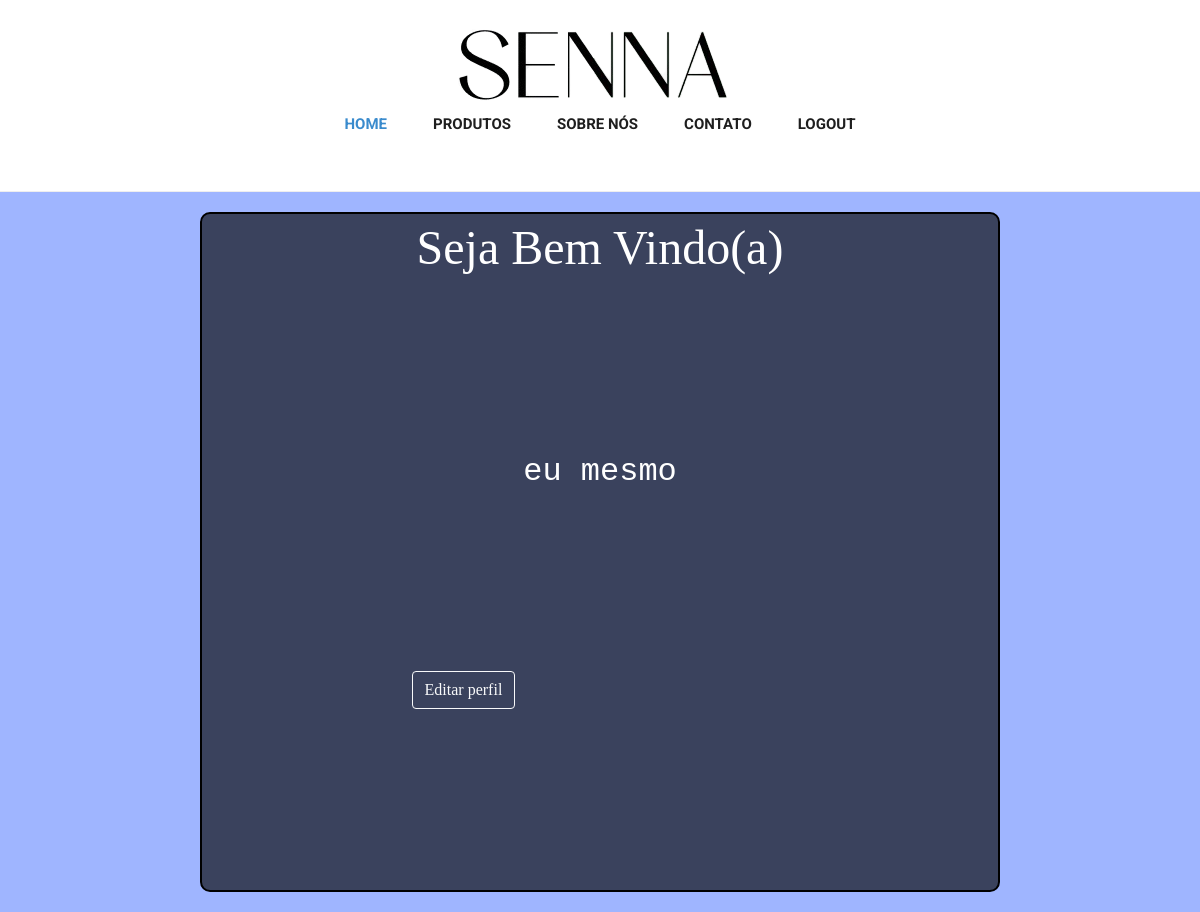
/perfil.php (signed in), run on an earlier commit of the app's database.
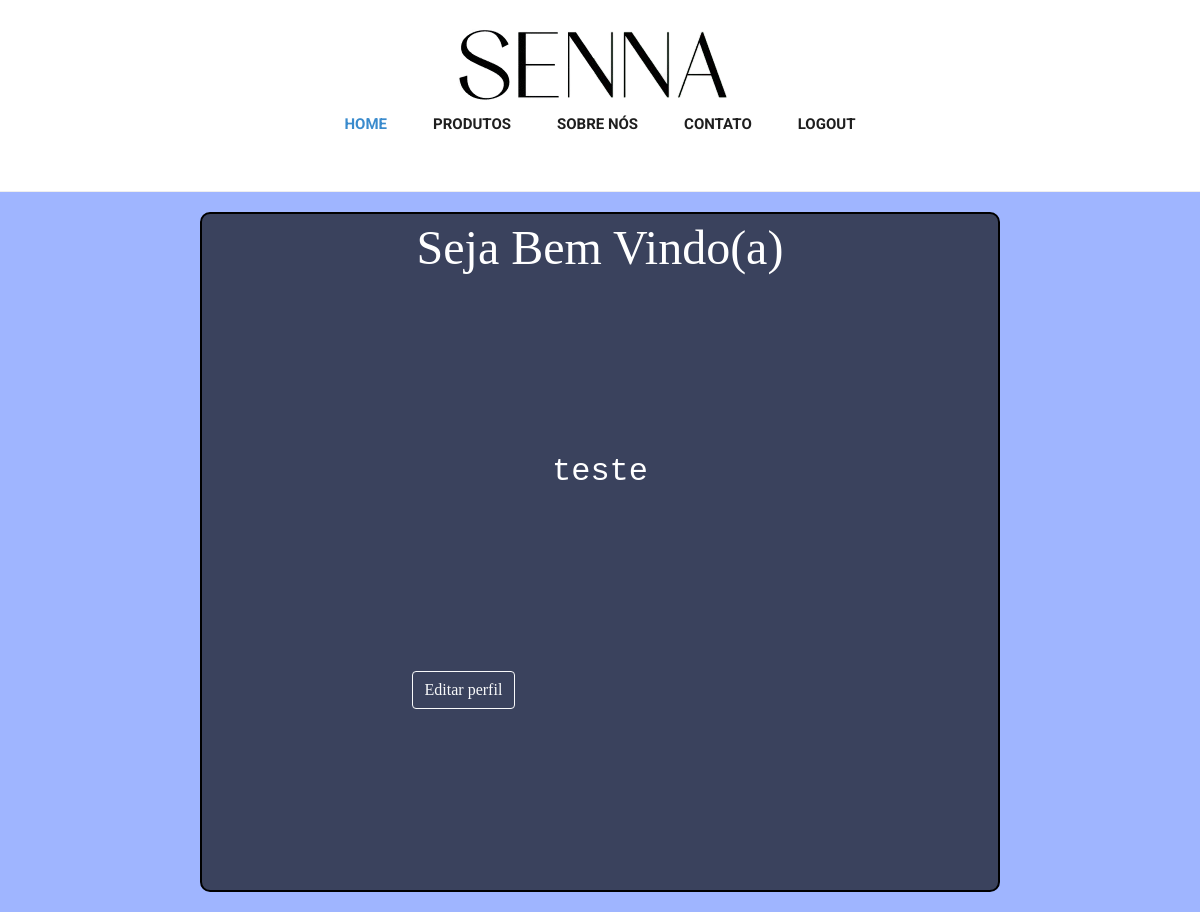
And on a later commit of the database.
### tables this page shows
CREATE TABLE `user` (
  `user_id` int(11) NOT NULL,
  `user_nome` text NOT NULL,
  `email` varchar(550) NOT NULL,
  `senha` varchar(550) NOT NULL,
  `admin` tinyint(1) DEFAULT NULL
);

### perfil.php (the view, shortened to what this page needs)
<?php
include_once('config.php');
$logado = $_SESSION['email'];
$sql = "SELECT * FROM user WHERE email = ? LIMIT 1";
$stmtUser = $conexao->prepare($sql);
$stmtUser->bind_param("s", $logado);
$stmtUser->execute();
$resultUser = $stmtUser->get_result();
if ($resultUser->num_rows > 0) {
  $row = $resultUser->fetch_assoc();
  $user_Id = $row['user_id'];
  $nomeUsuario = htmlspecialchars($row['user_nome']);
}
?>
<!DOCTYPE html>
<html lang="pt-br">
<head>
  <link rel="stylesheet" href="assets/css/style-perfil.css">
  <link href="vendor/bootstrap/css/bootstrap.min.css" rel="stylesheet">
  <link rel="stylesheet" href="assets/css/fontawesome.css">
  <link rel="stylesheet" href="assets/css/main.css">
  <link rel="stylesheet" href="assets/css/owl.css">
</head>
<body>
  <nav class="navbar navbar-expand-lg navbar-dark bg-dark static-top">
    <div class="container">
      <a class="navbar-brand" href="#">
        <img class="logo" src="assets/images/icones/header-logo.png" alt="">
      </a>
      <div class="collapse navbar-collapse" id="navbarResponsive">
        <ul class="navbar-nav ml-auto">
          <li class="nav-item active">
            <a class="nav-link" href="index.html">Home
            </a>
          </li>
          <li class="nav-item">
            <a class="nav-link" href="products.php">Produtos</a>
          </li>
          <li class="nav-item">
            <a class="nav-link" href="about.html">Sobre nós</a>
          </li>
          <li class="nav-item">
          <a class="nav-link" href="mailto:pedro.senna.fernandes@escola.pr.gov.br">Contato</a>
          </li>
          <li class="nav-item">
            <a class="nav-link" href="sair.php">Logout</a>
          </li>
        </ul>
      </div>
    </div>
  </nav>
  <main class="home">
    <div class="painel">
      <form class="perfil">
        <div class="info">
          <h1 class="bem-vindo">Seja Bem Vindo(a)</h1>
          <h2 class='nome'>
            <?php echo htmlspecialchars($nomeUsuario); ?>
          </h2>
          <ul class="nav nav-pills">
            <li class="nav-item">
              <a class="btn btn-outline-light" href="edit.php?user_id=<?= htmlspecialchars($user_Id) ?>"
                title="Editar Perfil">
                Editar perfil
              </a>
            </li>
          </ul>
      </form>
    </div>
  </main>
</body>
</html>

What changed in the data, as far as the page shows it:
changed user: user_nome "eu mesmo" → "teste"
